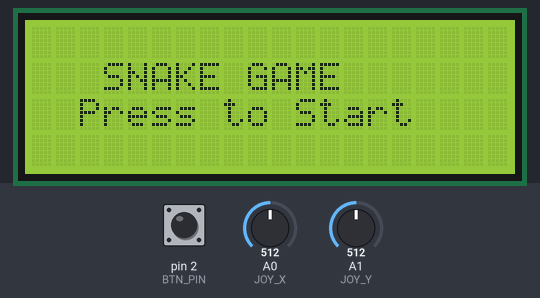
The sketch below on a simulated Arduino Uno, built with avr-gcc and run on an emulated ATmega328P. On the bench: 20×4 character LCD. The inputs (shaded band) are chosen by the test bench; at power-on: pin 2 (BTN_PIN) HIGH, A1 (JOY_Y) = 512, A0 (JOY_X) = 512. Random numbers use the default seed unless the sketch sets one.

Above: at 1.2 s.
1.3 s: pin 2 (BTN_PIN) pulled LOW for 0.15 s
At 1.5 s:
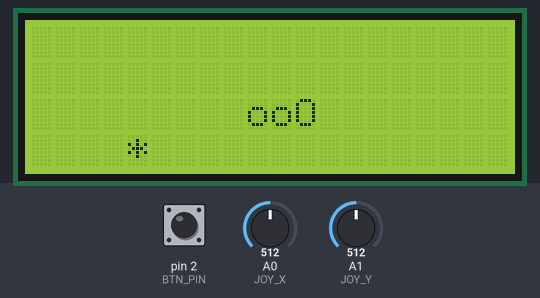
3.6 s: A1 (JOY_Y) set to 610
At 3.93 s:
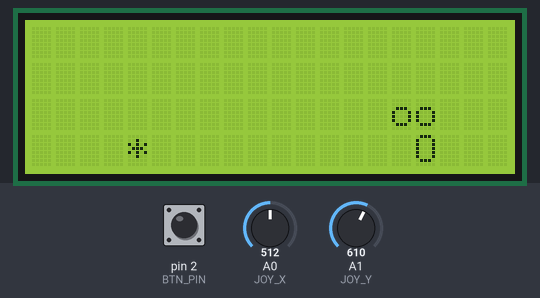
5.6 s: pin 2 (BTN_PIN) pulled LOW for 1 s
At 6.21 s:
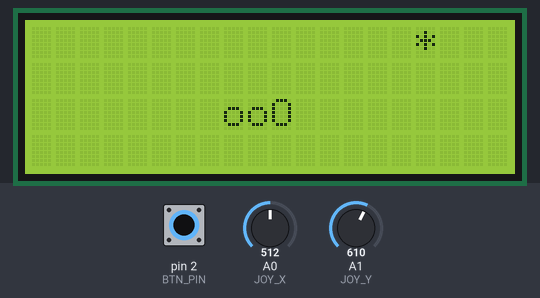
Timing chart, 0 to 8.6 s (numbered marks = the images above; inputs shaded):
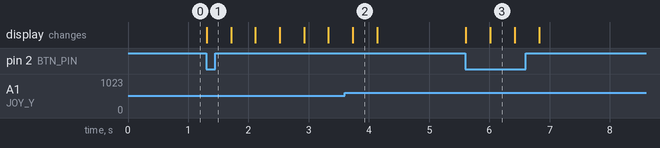

Measured:
- after the input at 1.3 s, the display: first changes at once (image 1 shows a later state)
- after the input at 5.6 s, the display: first changes at once (image 3 shows a later state)
- what the display in image 2 shows lasts 0.4 s, from 3.7 s to 4.1 s

The sketch:

Snake_game_v2.ino
```cpp
#include <LiquidCrystal.h>

// LCD: RS=7, EN=8, D4=9, D5=10, D6=11, D7=12
LiquidCrystal lcd(7, 8, 9, 10, 11, 12);

#define JOY_X A0
#define JOY_Y A1
#define BTN_PIN 2  // External button connected to D2

const int width = 20;
const int height = 4;

int snakeX[80];  // max 80 cells
int snakeY[80];
int snakeLength = 3;

int dirX = 1;  // Start moving right
int dirY = 0;

int appleX, appleY;
bool gameRunning = false;
unsigned long lastMoveTime = 0;
const int moveDelay = 400;

void setup() {
  pinMode(BTN_PIN, INPUT_PULLUP); // External button with internal pull-up
  lcd.begin(20, 4);
  randomSeed(analogRead(A2));  // Seed random from unused pin
  showSplash();
}

void loop() {
  if (!gameRunning) {
    if (digitalRead(BTN_PIN) == LOW) {
      startGame();
    }
    return;
  }

  readJoystick();
  if (millis() - lastMoveTime > moveDelay) {
    moveSnake();
    lastMoveTime = millis();
  }
}

void showSplash() {
  lcd.clear();
  lcd.setCursor(3, 1);
  lcd.print("SNAKE GAME");
  lcd.setCursor(2, 2);
  lcd.print("Press to Start");
}

void startGame() {
  gameRunning = true;
  snakeLength = 3;
  dirX = 1;
  dirY = 0;

  // Start from middle
  snakeX[0] = 10; snakeY[0] = 2;
  snakeX[1] = 9;  snakeY[1] = 2;
  snakeX[2] = 8;  snakeY[2] = 2;

  spawnApple();
  drawScreen();
}

void readJoystick() {
  int x = analogRead(JOY_X);
  int y = analogRead(JOY_Y);

  if (x < 400 && dirX == 0) { dirX = -1; dirY = 0; }
  else if (x > 600 && dirX == 0) { dirX = 1; dirY = 0; }
  else if (y < 400 && dirY == 0) { dirX = 0; dirY = -1; }
  else if (y > 600 && dirY == 0) { dirX = 0; dirY = 1; }
}

void moveSnake() {
  // Shift body
  for (int i = snakeLength - 1; i > 0; i--) {
    snakeX[i] = snakeX[i - 1];
    snakeY[i] = snakeY[i - 1];
  }

  // Move head
  snakeX[0] += dirX;
  snakeY[0] += dirY;

  // Check collision
  if (snakeX[0] < 0 || snakeX[0] >= width || snakeY[0] < 0 || snakeY[0] >= height || checkSelfCollision()) {
    gameOver();
    return;
  }

  // Check apple
  if (snakeX[0] == appleX && snakeY[0] == appleY) {
    if (snakeLength < 80) snakeLength++;
    spawnApple();
  }

  drawScreen();
}

bool checkSelfCollision() {
  for (int i = 1; i < snakeLength; i++) {
    if (snakeX[0] == snakeX[i] && snakeY[0] == snakeY[i]) return true;
  }
  return false;
}

void gameOver() {
  gameRunning = false;
  lcd.clear();
  lcd.setCursor(5, 1);
  lcd.print("Game Over!");
  lcd.setCursor(2, 2);
  lcd.print("Press to Restart");
}

void spawnApple() {
  bool valid;
  do {
    valid = true;
    appleX = random(0, width);
    appleY = random(0, height);
    for (int i = 0; i < snakeLength; i++) {
      if (snakeX[i] == appleX && snakeY[i] == appleY) {
        valid = false;
        break;
      }
    }
  } while (!valid);
}

void drawScreen() {
  lcd.clear();
  // Draw apple
  lcd.setCursor(appleX, appleY);
  lcd.write('*');

  // Draw snake
  for (int i = 0; i < snakeLength; i++) {
    lcd.setCursor(snakeX[i], snakeY[i]);
    lcd.write(i == 0 ? 'O' : 'o');
  }
}
```
